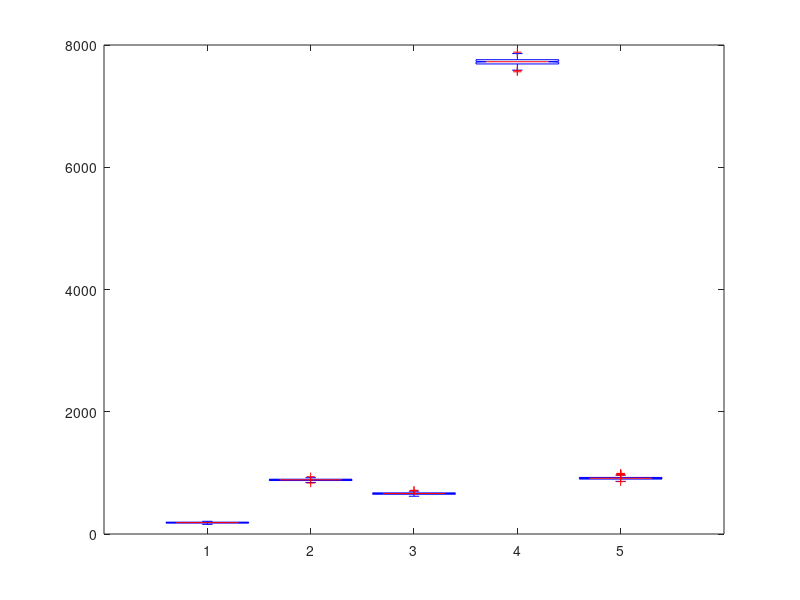
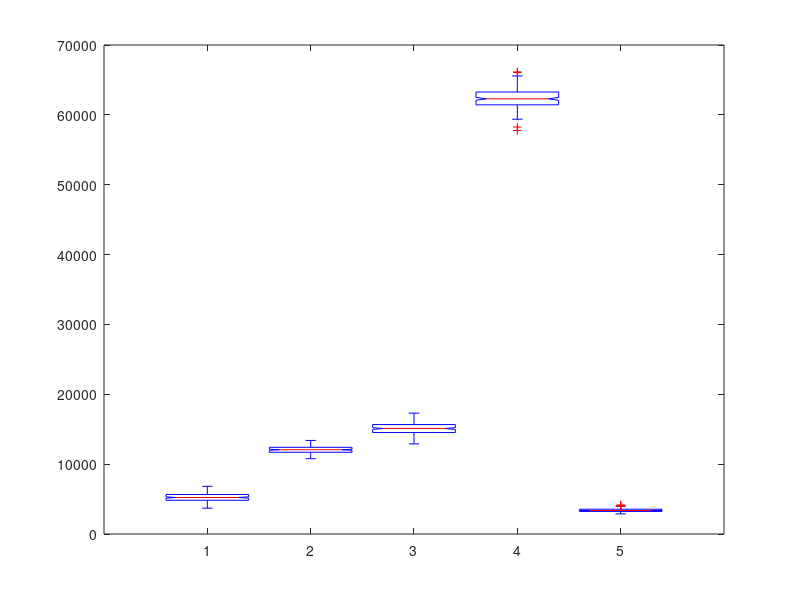
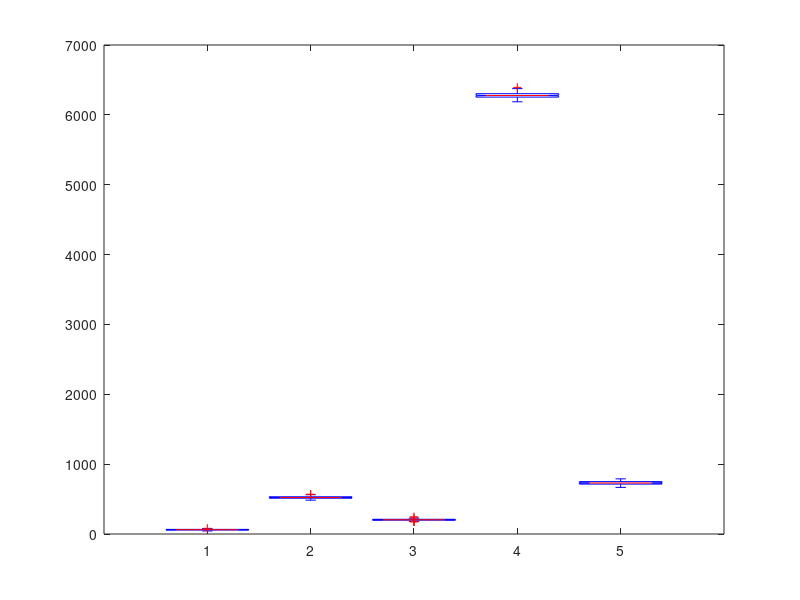
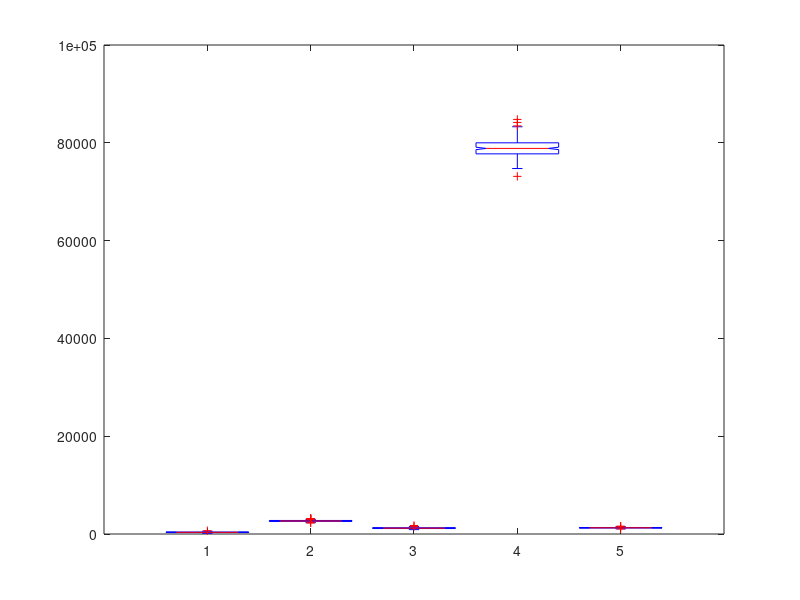

Write the MATLAB code that produced these figures, in order. (Note: this script raises an error after producing the figures.)
%% Model comparison: usage and collisions by room type
% Loads the usage and collision statistics produced by each model, tests
% whether outcome depends on room type, ranks the room types, and compares
% those rankings against the survey rankings using Kendall tau distance.

clearvars; close all; clc;
resultsDir = fullfile(fileparts(mfilename('fullpath')), '..', 'results');
if ~isfolder(resultsDir), mkdir(resultsDir); end

load("diaries.mat", "diaryPatterns")

%% Load model use and collision data
% Each file holds useData and collisionData, both 200 x 13: iterations by
% room type. useData is person-hours, collisionData is co-occurrence counts.

load('fullModel_data.mat')
fmUseData = useData;
fmColData = collisionData;

load('eqProbModel_data.mat')
epUseData = useData;
epColData = collisionData;

load('randTopModel_data.mat')
rtUseData = useData;
rtColData = collisionData;

modelLabels = ["Full Model", "Equal Probability", "Random Topology"];

%% Kruskal-Wallis tests and multiple comparisons
% Columns 3, 4, 5, 6 and 8 are the five room types the survey asked about:
% community assembly, stairs, elevator, hallway, bathroom.
surveyCols = [3 4 5 6 8];

[p, tbl, stats] = kruskalwallis(fmUseData(:,surveyCols));
c = multcompare(stats);

[p, tbl, stats] = kruskalwallis(fmColData(:,surveyCols));
c = multcompare(stats);

%%

[p, tbl, stats] = kruskalwallis(epUseData(:,surveyCols));
c = multcompare(stats);

[p, tbl, stats] = kruskalwallis(epColData(:,surveyCols));
c = multcompare(stats);

%%

[p, tbl, stats] = kruskalwallis(rtUseData(:,surveyCols));
c = multcompare(stats);

[p, tbl, stats] = kruskalwallis(rtColData(:,surveyCols));
c = multcompare(stats);

%% Ranking distances from the survey
% Kendall tau distance is defined over pairs of ITEMS: for each pair, do the
% two rankings disagree about which comes first. kendallTauDistance therefore
% takes each ranking as a RANK VECTOR, position k holding the rank of room type
% k in the fixed order C, S, E, H, B. Rank 1 is least, rank 5 is most.
%
% The orderings the rankings were read off as, least to most, were:
%
%   survey_use = [C S E B H];   survey_col = [B S E C H];
%   fm_use     = [C E S B H];   fm_col     = [B C S E H];
%   ep_use     = [C E S B H];   ep_col     = [C E B S H];
%   rt_use     = [C E S B H];   rt_col     = [C S B E H];
%
% Written below as rank vectors. For example survey_col reads B < S < E < C < H,
% so B holds rank 1, S rank 2, E rank 3, C rank 4 and H rank 5; laid out in
% C, S, E, H, B order that is [4 2 3 5 1].
%
%                C  S  E  H  B
survey_use    = [1  2  3  5  4];
survey_col    = [4  2  3  5  1];

fm_use        = [1  3  2  5  4];
fm_col        = [2  3  4  5  1];

ep_use        = [1  3  2  5  4];
ep_col        = [1  4  2  5  3];

rt_use        = [1  3  2  5  4];
rt_col        = [1  2  4  5  3];

use_rankings = {fm_use, ep_use, rt_use};
col_rankings = {fm_col, ep_col, rt_col};

for i = 1:length(use_rankings)
    use_dist = kendallTauDistance(survey_use, use_rankings{i});
    col_dist = kendallTauDistance(survey_col, col_rankings{i});
    disp(modelLabels(i) + " Ranking Distance from Survey:")
    disp("usage ranking distance is: " + use_dist)
    disp("collision ranking distance is: " + col_dist)
end

%% Mean usage by room type, all models
% Friend's dorm (row 2) is dropped: no node carries that room type, so every
% model reports zero for it.
useKeep = setdiff(1:13, 2);
useLabels = {'My dorm','Comm. Assembly','Stairs','Elevators','Hallways', ...
    'Kitchens','Bathrooms','LLC Lounges','Mezzanine','Other','Outside','Lounges'};

combinedUseDataMean = [mean(fmUseData)' mean(epUseData)' mean(rtUseData)'];
combinedUseDataSd   = [std(fmUseData)'  std(epUseData)'  std(rtUseData)'];
combinedUseDataMean = combinedUseDataMean(useKeep,:);
combinedUseDataSd   = combinedUseDataSd(useKeep,:);

figure
b = bar(combinedUseDataMean);
hold on
for k = 1:size(combinedUseDataMean,2)
    errorbar(b(k).XEndPoints, combinedUseDataMean(:,k), combinedUseDataSd(:,k), ...
        'k', 'linestyle', 'none');
end
hold off
xlabel('Room type', 'FontSize', 20);
xticklabels(useLabels)
ylabel('Average total time (hrs) spent in room type', 'FontSize', 20);
title('Comparison of average total use time across models', 'FontSize', 24)
legend(modelLabels, 'FontSize', 18);
set(gcf,'PaperPosition',[0,0,11,8.5]);
print('-dpng',fullfile(resultsDir,'meanUseModelComp.png'))

%% Mean collisions by room type, all models
% Friend's dorm, other and outside (rows 2, 11, 12) are dropped: collisions
% there are not meaningful for the same reason.
colKeep = setdiff(1:13, [2 11 12]);
colLabels = {'My dorm','Comm. Assembly','Stairs','Elevators','Hallways', ...
    'Kitchens','Bathrooms','LLC Lounges','Mezzanine','Lounges'};

combinedColDataMean = [mean(fmColData)' mean(epColData)' mean(rtColData)'];
combinedColDataSd   = [std(fmColData)'  std(epColData)'  std(rtColData)'];
combinedColDataMean = combinedColDataMean(colKeep,:);
combinedColDataSd   = combinedColDataSd(colKeep,:);

figure
b = bar(combinedColDataMean);
hold on
for k = 1:size(combinedColDataMean,2)
    errorbar(b(k).XEndPoints, combinedColDataMean(:,k), combinedColDataSd(:,k), ...
        'k', 'linestyle', 'none');
end
hold off
xlabel('Room type', 'FontSize', 20);
xticklabels(colLabels)
ylabel('Average number of collisions in room type', 'FontSize', 20);
title('Comparison of average number of collisions across models', 'FontSize', 24)
legend(modelLabels, 'FontSize', 18);
set(gcf,'PaperPosition',[0,0,11,8.5]);
print('-dpng',fullfile(resultsDir,'meanColModelComp.png'))
